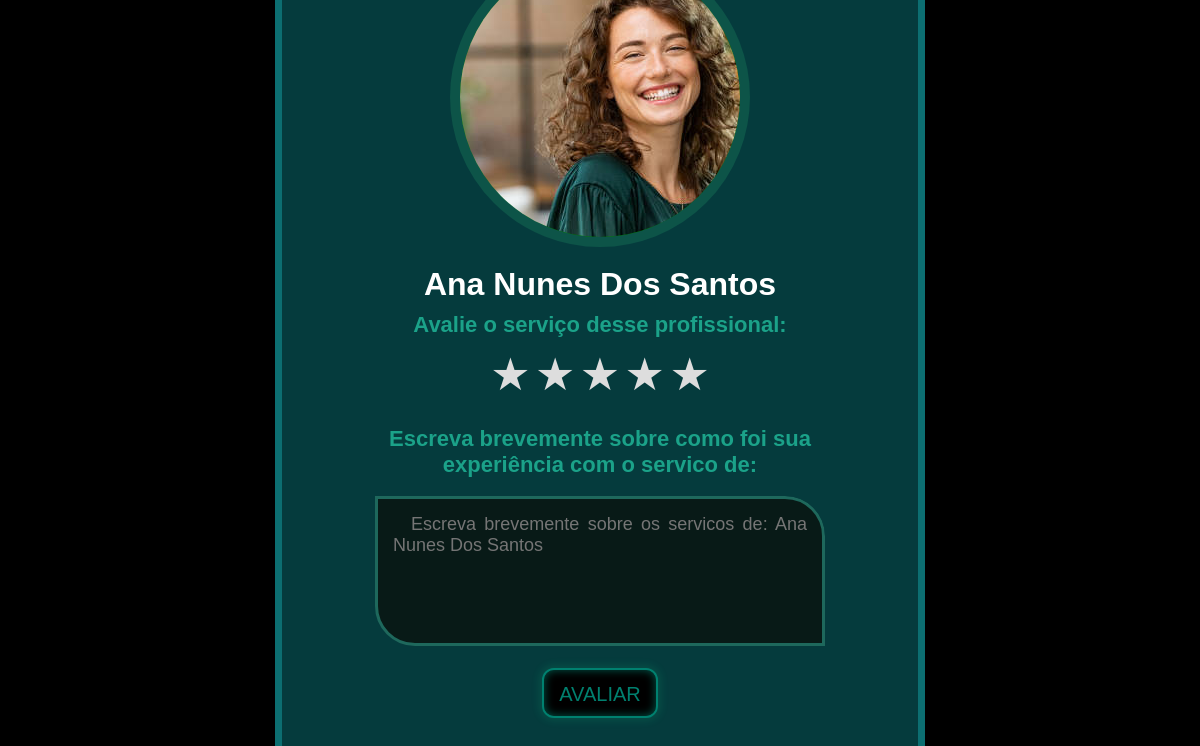
/avaliar.php (signed in), run on the app's committed database.
### tables this page shows
CREATE TABLE `prof` (
  `id_Pf` int(11) NOT NULL,
  `pfName` varchar(100) NOT NULL,
  `dtNasPf` date NOT NULL,
  `email` varchar(100) NOT NULL,
  `celPf` varchar(20) NOT NULL,
  `gender` char(1) NOT NULL,
  `hashPass` varchar(255) NOT NULL,
  `cnpj` varchar(20) NOT NULL,
  `imgName` varchar(255) NOT NULL,
  `categorias` varchar(20) DEFAULT NULL,
  `descPf` text NOT NULL,
  `avaliacao_media` float DEFAULT NULL
);

### avaliar.php (the view, shortened to what this page needs)
<?php
include_once ('connect.php');
$id_Pf = $_SESSION['id_Pf'];
$sql = "SELECT * FROM prof WHERE id_Pf = $id_Pf";
$result = $conn->query($sql);
if ($result->num_rows > 0) {
    while ($row = $result->fetch_assoc()) {
        $pfName = $row['pfName'];
        $imgPf = $row['imgName'];
    }
    if ($imgPf != null) {
        $imgPf = "upload/" . $imgPf;
    }
}
?>
<!DOCTYPE html>
<html>
<head>
    <link rel="stylesheet" href="./css/avaliar.css">
</head>
<body>
    <section class="avaliar">
            <div class="dados_pf_avaliar">
                <div id="img_avaliar">
                <img src="<?php echo $imgPf ?>" alt="">
                </div>
                <p class="p_avaliar name"><?php echo $pfName ?></p>
            </div>
            <form action="avaliacaoBd.php" class="form_avaliar" method="post">
                <label for="estrelas" class='lbl_avaliacao'>Avalie o serviço desse profissional:</label>
                <div class="star-rating" >
                    <input type="radio" required id="star5" name="estrelas" value="5"><label for="star5">&#9733;</label>
                    <input type="radio" required id="star4" name="estrelas" value="4"><label for="star4">&#9733;</label>
                    <input type="radio"  required id="star3" name="estrelas" value="3"><label for="star3">&#9733;</label>
                    <input type="radio" required id="star2" name="estrelas" value="2"><label for="star2">&#9733;</label>
                    <input type="radio" required id="star1" name="estrelas" value="1"><label for="star1">&#9733;</label>
                </div>
                <label for="mensagem_avaliacao" class='lbl_avaliacao'>Escreva brevemente sobre como foi sua experiência com o servico de:</label>
                <br>
                <div class="cont_descPf_textarea">
                <textarea name="mensagem_avaliacao" id="desc_avaliacao" placeholder="Escreva brevemente sobre os servicos de: <?php echo $pfName;?> "></textarea>
                </div>
                <button type="submit" class="btn-avaliar">Avaliar</button>
            </form>
    </section>
</body>
</html>

### css/avaliar.css (style rules this page uses)
* { box-sizing: border-box; padding: 0; margin: 0; font-family: "League Spartan", sans-serif; }
.star-rating { direction: rtl; display: inline-block; padding: 10px; }
.star-rating label { font-size: 45px; color: #ddd; cursor: pointer; }
body, html { background-color: rgb(0, 0, 0); height: 100%; }
.avaliar { background-color: rgb(5, 59, 61); border: 7px solid rgb(12, 110, 113); width: 650px; height: 950px; border-radius: 15px; overflow-y: auto; position: relative; top: 50%; left: 50%; transform: translate(-50%, -50%); padding: 15px; }
.form_avaliar { display: flex; flex-direction: column; place-items: center !important; justify-content: center; width: 80%; margin: auto; }
.dados_pf_avaliar { width: 80% !important; display: flex; flex-direction: column; place-items: center !important; justify-content: center; margin: auto; }
#img_avaliar { width: 300px; height: 300px; border: 10px solid rgb(13, 84, 72); border-radius: 50%; background-color: green; object-fit: cover; overflow: hidden; display: flex; flex-direction: column; place-items: center; }
.p_avaliar { color: #ffffff; font-size: 22px; text-indent: 25px; text-align: justify; font-weight: bold; hyphens: auto !important; line-height: 25px; margin-top: 25px; }
.name { font-size: 32px; text-indent: 0; color: rgb(255, 255, 255); font-weight: bold; }
.btn-avaliar { font-size: 20px; padding: 15px !important; padding-top: 10px !important; --green: rgb(0, 128, 111); height: 50px !important; position: relative; border-radius: 0.6em; transition: all 0.3s; line-height: 1.4em; box-shadow: inset 0 0 10px rgba(0, 128, 111, 0.685), 0 0 9px 3px rgba(27, 253, 156, 0.1); background: black; color: var(--green); border: 2px solid var(--green); text-transform: uppercase; }
.lbl_avaliacao { font-size: 22px; color: rgb(27, 162, 137); font-weight: bold; margin-top: 15px; text-align: center; }
#desc_avaliacao { overflow-y: auto !important; word-wrap: break-word; min-height: 150px; width: 450px; resize: none; border-radius: 0px 40px 0px 40px; text-align: justify; padding: 15px; padding-right: 15px; background-color: #081a17; color: aliceblue; text-indent: 1em; overflow-wrap: break-word; font-size: 18px; border: #1e685c solid 3px; hyphens: auto; margin-bottom: 4%; }
.cont_descPf_textarea { overflow: hidden !important; border-radius: 0px 40px 0px 40px; min-height: 150px !important; width: 450px !important; }

### data on the page
prof: pfName "Ana Nunes Dos Santos", mensagem_avaliacao "Escreva brevemente sobre os servicos de: Ana Nunes Dos Santos"
